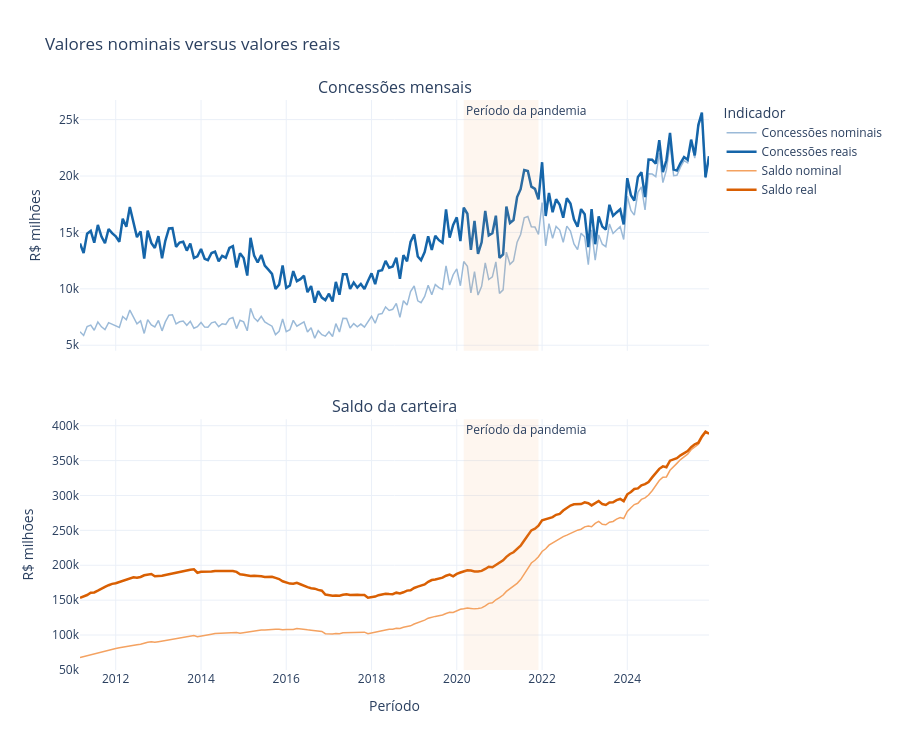

The cell this chart's notebook holds for it:
### Markdown cell above
### Comparação entre valores nominais e reais

Os valores reais foram corrigidos pelo IPCA e expressos em preços de dezembro de 2025.

### Code cell
import plotly.graph_objects as go
from plotly.subplots import make_subplots

fig_nominal_real = make_subplots(
    rows=2,
    cols=1,
    shared_xaxes=True,
    vertical_spacing=0.12,
    subplot_titles=(
        "Concessões mensais",
        "Saldo da carteira"
    )
)

# Concessões
fig_nominal_real.add_trace(
    go.Scatter(
        x=base_metricas["data"],
        y=base_metricas["concessoes_milhoes"],
        name="Concessões nominais",
        line=dict(color="#9BBAD8", width=1.5)
    ),
    row=1,
    col=1
)

fig_nominal_real.add_trace(
    go.Scatter(
        x=base_metricas["data"],
        y=base_metricas["concessoes_reais_dez_2025_milhoes"],
        name="Concessões reais",
        line=dict(color="#1565A9", width=2.5)
    ),
    row=1,
    col=1
)

# Saldo da carteira
fig_nominal_real.add_trace(
    go.Scatter(
        x=base_metricas["data"],
        y=base_metricas["saldo_nao_consignado_milhoes"],
        name="Saldo nominal",
        line=dict(color="#F4A261", width=1.5)
    ),
    row=2,
    col=1
)

fig_nominal_real.add_trace(
    go.Scatter(
        x=base_metricas["data"],
        y=base_metricas["saldo_real_dez_2025_milhoes"],
        name="Saldo real",
        line=dict(color="#D95F02", width=2.5)
    ),
    row=2,
    col=1
)

# Marcação da pandemia
fig_nominal_real.add_vrect(
    x0="2020-03-01",
    x1="2021-12-01",
    fillcolor="#F4A261",
    opacity=0.10,
    line_width=0,
    annotation_text="Período da pandemia",
    annotation_position="top left",
    row="all",
    col="all"
)

fig_nominal_real.update_yaxes(
    title_text="R$ milhões",
    row=1,
    col=1
)

fig_nominal_real.update_yaxes(
    title_text="R$ milhões",
    row=2,
    col=1
)

fig_nominal_real.update_xaxes(
    title_text="Período",
    row=2,
    col=1
)

fig_nominal_real.update_layout(
    title="Valores nominais versus valores reais",
    template="plotly_white",
    height=750,
    hovermode="x unified",
    legend_title="Indicador"
)

fig_nominal_real.show()

### Figure 1 — Plotly figure (JSON) as saved in the notebook; plotly's stock layout.template omitted (floating-point values rounded to 4 significant figures; data arrays with more than 128 entries replaced by an {"elided": "..."} marker saying what was removed)
{"data": [{"line": {"color": "#9BBAD8", "width": 1.5}, "name": "Concessões nominais", "type": "scatter", "x": {"elided": "178 str values"}, "xaxis": "x", "y": {"elided": "178 int values"}, "yaxis": "y"}, {"line": {"color": "#1565A9", "width": 2.5}, "name": "Concessões reais", "type": "scatter", "x": {"elided": "178 str values"}, "xaxis": "x", "y": {"elided": "178 float values"}, "yaxis": "y"}, {"line": {"color": "#F4A261", "width": 1.5}, "name": "Saldo nominal", "type": "scatter", "x": {"elided": "178 str values"}, "xaxis": "x2", "y": {"elided": "178 int values"}, "yaxis": "y2"}, {"line": {"color": "#D95F02", "width": 2.5}, "name": "Saldo real", "type": "scatter", "x": {"elided": "178 str values"}, "xaxis": "x2", "y": {"elided": "178 float values"}, "yaxis": "y2"}], "layout": {"annotations": [{"font": {"size": 16}, "showarrow": false, "text": "Concessões mensais", "x": 0.5, "xanchor": "center", "xref": "paper", "y": 1, "yanchor": "bottom", "yref": "paper"}, {"font": {"size": 16}, "showarrow": false, "text": "Saldo da carteira", "x": 0.5, "xanchor": "center", "xref": "paper", "y": 0.44, "yanchor": "bottom", "yref": "paper"}, {"showarrow": false, "text": "Período da pandemia", "x": "2020-03-01", "xanchor": "left", "xref": "x", "y": 1, "yanchor": "top", "yref": "y domain"}, {"showarrow": false, "text": "Período da pandemia", "x": "2020-03-01", "xanchor": "left", "xref": "x2", "y": 1, "yanchor": "top", "yref": "y2 domain"}], "height": 750, "hovermode": "x unified", "legend": {"title": {"text": "Indicador"}}, "shapes": [{"fillcolor": "#F4A261", "line": {"width": 0}, "opacity": 0.1, "type": "rect", "x0": "2020-03-01", "x1": "2021-12-01", "xref": "x", "y0": 0, "y1": 1, "yref": "y domain"}, {"fillcolor": "#F4A261", "line": {"width": 0}, "opacity": 0.1, "type": "rect", "x0": "2020-03-01", "x1": "2021-12-01", "xref": "x2", "y0": 0, "y1": 1, "yref": "y2 domain"}], "title": {"text": "Valores nominais versus valores reais"}, "xaxis": {"anchor": "y", "domain": [0, 1], "matches": "x2", "showticklabels": false}, "xaxis2": {"anchor": "y2", "domain": [0, 1], "title": {"text": "Período"}}, "yaxis": {"anchor": "x", "domain": [0.56, 1], "title": {"text": "R$ milhões"}}, "yaxis2": {"anchor": "x2", "domain": [0, 0.44], "title": {"text": "R$ milhões"}}}}
